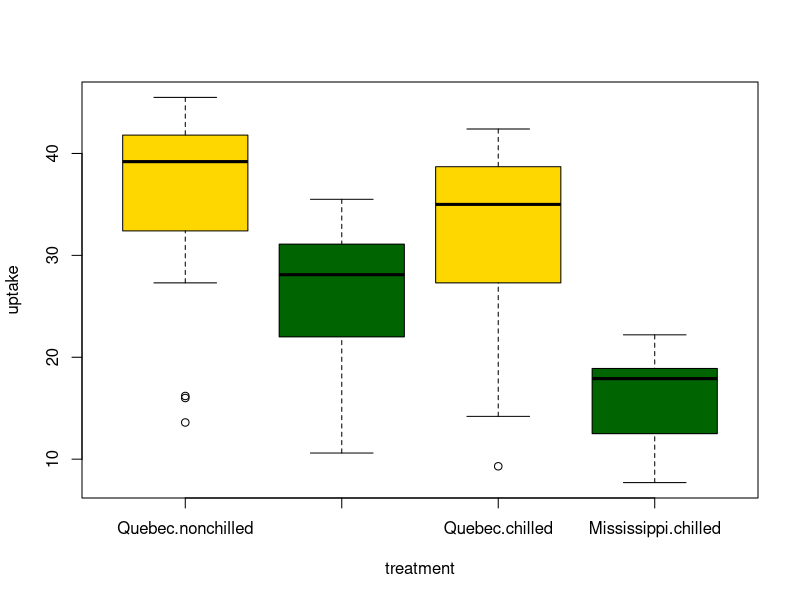

Reproduce this figure in R. (Note: this script raises an error after producing the figure.)
#Erin Barton
#NRE538_Statistics
#2.7.2016

#Stats Lab 4


data(CO2)
head(CO2, 10)
str(CO2)

boxplot(uptake~Type*Treatment, data=CO2, xlab="treatment",ylab="uptake", col=c("gold","dark green"))

CO2.aov <- aov(uptake~Treatment+Type, data=CO2)
summary(CO2.aov)

#Exercise 1: 
#use model.tables() on anova object of two way anove example to extract the effect size of chill/nonchill, Quebec/Mississippi <-  purpose is to become familiar with using model.table and $ 
model.tables(CO2.aov, "effects" ,se=TRUE)
model.tables(CO2.aov$Treatment, "effects", se=TRUE)

CO2_tables <- model.tables(CO2.aov,"effects",se=TRUE)
CO2_tables

str(CO2_tables)

treatment_effectsize <- CO2_tables$tables$Treatment
treatment_effectsize
#Treatment
#nonchilled    chilled 
#3.429762  -3.429762 


type_effectsize <- CO2_tables$table$Type
type_effectsize
#Type
#Quebec Mississippi 
#6.329762   -6.329762

#In each of these cases we can see that the effects What this means is that the difference between the mean of all effects (the grand mean) and 
#the mean of the nonchilled treatment is 3.43, and the difference between the grand mean and 
#the chilled treatment is -3.43. So we can see that the two treatment types both have an effect and what the effects actually are. 
#The ANOVA test tells us that there is a significant difference between groups, and the by looking at the effect sizes in isolation we can see what that difference is. 
